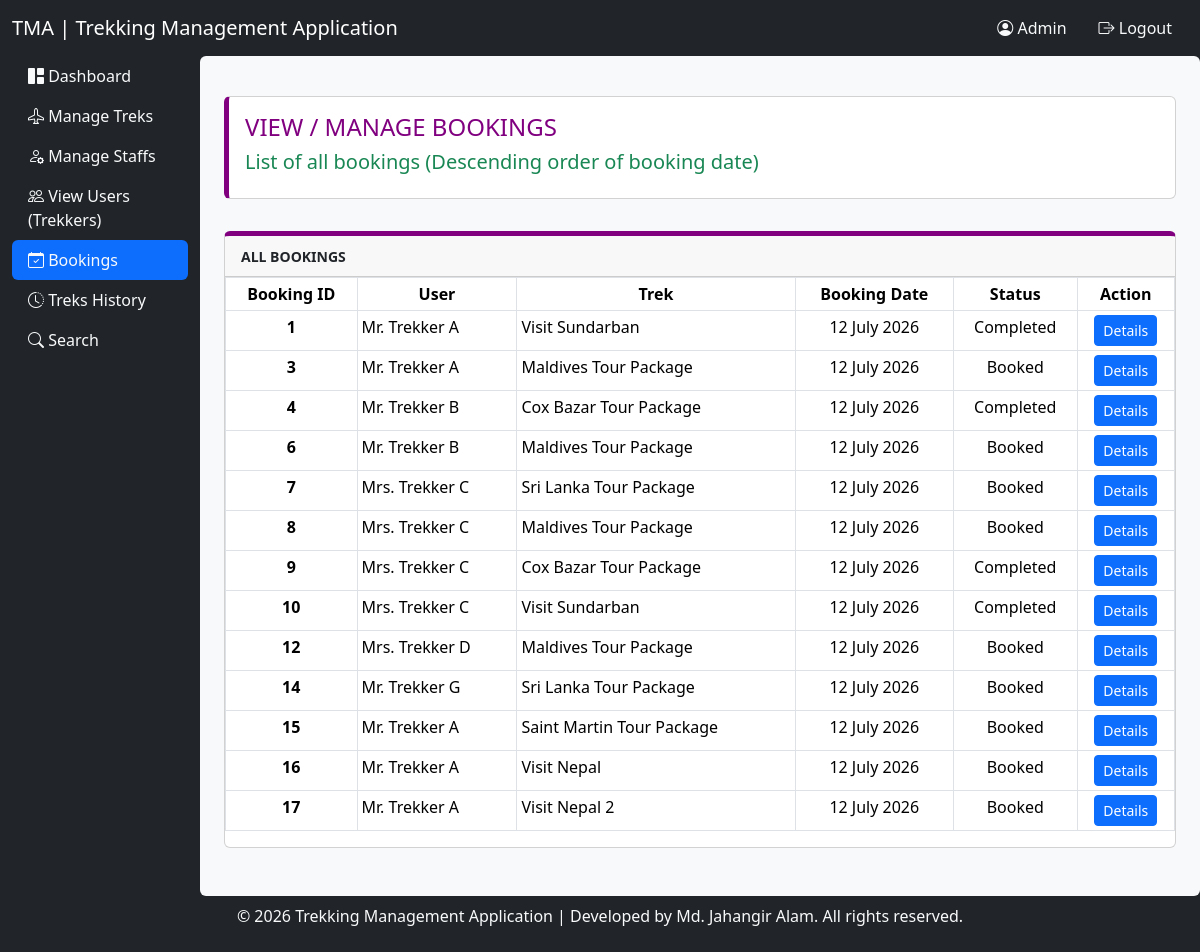
Page /adminViewBookings (signed in) on the committed database.
### application/models.py (models this page shows)
class Booking(db.Model):
    __tablename__ = 'bookings'
    id = db.Column(db.Integer, primary_key = True)
    trek_id = db.Column(db.Integer, db.ForeignKey('treks.id'), nullable = False)
    trekker_id = db.Column(db.Integer, db.ForeignKey('trekkers.id'), nullable = False)
    booking_date = db.Column(db.Date, nullable = False) ## Date in yyyy-mm-dd format
    status = db.Column(db.String(255), nullable = False) ## (booked / cancelled / completed)
    completion_date = db.Column(db.Date, nullable = True) ## Date in yyyy-mm-dd format,
    trek = db.relationship('Trek')
    trekker  = db.relationship('Trekker')

class Trekker(db.Model):
    __tablename__ = 'trekkers'
    id = db.Column(db.Integer, primary_key = True)
    user_id = db.Column(db.Integer, db.ForeignKey('users.id'), nullable = False) ## Added to link User model
    full_name = db.Column(db.String(255), nullable = False)
    contact_no = db.Column(db.Integer, nullable = False)
    gender = db.Column(db.String(255), nullable = False) ## Added additionaly
    user = db.relationship('User')

class Trek(db.Model):
    __tablename__ = 'treks'
    id = db.Column(db.Integer, primary_key = True)
    trek_name = db.Column(db.String(255), nullable = False)
    location = db.Column(db.String(255), nullable = False)
    difficulty = db.Column(db.String(255), nullable = False) ## easy / medium / hard
    duration = db.Column(db.Integer, nullable = False) ## In days
    assigned_staff_id = db.Column(db.Integer, db.ForeignKey('staffs.id'), nullable = False) ## Added to link Staff model
    status = db.Column(db.String(255), nullable = False, default = "deactive") ## (open / closed / completed
    start_date = db.Column(db.Date, nullable = False) ## Date in yyyy-mm-dd format
    end_date = db.Column(db.Date, nullable = False) ## Date in yyyy-mm-dd format
    total_slots = db.Column(db.Integer, nullable = False)
    trek_description = db.Column(db.String(300), nullable = False)
    trek_image_link = db.Column(db.String, nullable = False)

### application/controllers.py (the view)
@app.route('/adminViewBookings')
def admin_view_bookings():
    auth = req_role('admin')
    if auth == False:
        return redirect(url_for('logout'))
    bookings = Booking.query.order_by(Booking.booking_date.desc()).all()
    return render_template('adminViewBookings.html', bookings = bookings)

### application/controllers.py (called while the page is built)
def req_role(required_role):
    if not session:
        return False
    if session['user_role'] != required_role:
        return False

### templates/adminViewBookings.html
{% set pageTitle = "Admin | View / Manage Bookings" %}
{% set pageID = 15 %}
{% extends 'baseTemplate.tpl.html' %}
    {% block ContentArea %}
    <div class="container-fluid">
        <div class="row" style="min-height: 86vh;">
            {% include 'sidebar.inc.html' %}
            <div class="col-10 offset-2 p-4 bg-light rounded">
                <div class="row pt-2 mt-2 mb-4">
                    <div class="col">
                        <div class="card" style="border-left: 5px solid purple;">
                            <div class="card-body">
                                <h4 class="text-uppercase" style="color: purple;">View / Manage Bookings</h4>
                                <p class="h5 text-success">List of all bookings (Descending order of booking date)</em></p>
                            </div>
                        </div>
                    </div>
                </div>
                <div class="row pt-2 mt-2 mb-4">
                    <div class="col">
                        <div class="card" style="border-top: 5px solid purple;">
                            <div class="card-header">
                                <small class="text-uppercase"><strong>All Bookings</strong></small>
                            </div>
                            <div class="card-body p-0">
                                <table class="table table-sm table-bordered">
                                    <thead class="bg-light">
                                        <tr>
                                            <th class="text-center">Booking ID</th>
                                            <th class="text-center">User</th>
                                            <th class="text-center">Trek</th>
                                            <th class="text-center">Booking Date</th>
                                            <th class="text-center">Status</th>
                                            <th class="text-center">Action</th>
                                        </tr>
                                    </thead>
                                    <tbody>
                                        {% for booking in bookings %}
                                         <tr>
                                            <th class="text-center">{{ booking.id }}</th>
                                            <td>{{ booking.trekker.full_name }}</td>
                                            <td>{{ booking.trek.trek_name }}</td>
                                            <td class="text-center">{{ booking.booking_date.strftime("%d %B %Y") }}</td>
                                            <td class="text-center">{{ booking.status.capitalize() }}</td>
                                            <td class="text-center">
                                                <a class="btn btn-sm btn-primary" href="{{ url_for('admin_view_booking_details', booking_id = booking.id) }}">Details</a>
                                            </td>
                                        </tr>
                                        {% endfor %}
                                    </tbody>
                                </table>
                            </div>
                        </div>
                    </div>
                </div>
            </div>
        </div>
    </div>
    {% endblock %}

### rows in the picture
Booking: id "1", trekker.full_name "Mr. Trekker A", trek.trek_name "Visit Sundarban", booking_date "12 July 2026", status "Completed"
Booking: id "3", trekker.full_name "Mr. Trekker A", trek.trek_name "Maldives Tour Package", booking_date "12 July 2026", status "Booked"
Booking: id "4", trekker.full_name "Mr. Trekker B", trek.trek_name "Cox Bazar Tour Package", booking_date "12 July 2026", status "Completed"
Booking: id "6", trekker.full_name "Mr. Trekker B", trek.trek_name "Maldives Tour Package", booking_date "12 July 2026", status "Booked"
Booking: id "7", trekker.full_name "Mrs. Trekker C", trek.trek_name "Sri Lanka Tour Package", booking_date "12 July 2026", status "Booked"
Booking: id "8", trekker.full_name "Mrs. Trekker C", trek.trek_name "Maldives Tour Package", booking_date "12 July 2026", status "Booked"
Booking: id "9", trekker.full_name "Mrs. Trekker C", trek.trek_name "Cox Bazar Tour Package", booking_date "12 July 2026", status "Completed"
Booking: id "10", trekker.full_name "Mrs. Trekker C", trek.trek_name "Visit Sundarban", booking_date "12 July 2026", status "Completed"
Booking: id "12", trekker.full_name "Mrs. Trekker D", trek.trek_name "Maldives Tour Package", booking_date "12 July 2026", status "Booked"
Booking: id "14", trekker.full_name "Mr. Trekker G", trek.trek_name "Sri Lanka Tour Package", booking_date "12 July 2026", status "Booked"
Booking: id "15", trekker.full_name "Mr. Trekker A", trek.trek_name "Saint Martin Tour Package", booking_date "12 July 2026", status "Booked"
Booking: id "16", trekker.full_name "Mr. Trekker A", trek.trek_name "Visit Nepal", booking_date "12 July 2026", status "Booked"
Booking: id "17", trekker.full_name "Mr. Trekker A", trek.trek_name "Visit Nepal 2", booking_date "12 July 2026", status "Booked"

### other values in the picture
{{ session['username'].capitalize() }} "Admin"
